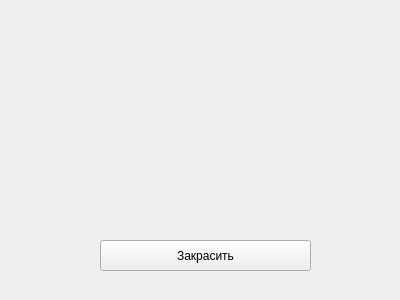
<?xml version="1.0" encoding="UTF-8"?>
<ui version="4.0">
 <class>Form</class>
 <widget class="QWidget" name="Form">
  <property name="geometry">
   <rect>
    <x>0</x>
    <y>0</y>
    <width>400</width>
    <height>300</height>
   </rect>
  </property>
  <property name="windowTitle">
   <string>Form</string>
  </property>
  <widget class="QPushButton" name="pushButton">
   <property name="geometry">
    <rect>
     <x>100</x>
     <y>240</y>
     <width>211</width>
     <height>31</height>
    </rect>
   </property>
   <property name="text">
    <string>Закрасить</string>
   </property>
  </widget>
  <widget class="QLabel" name="label">
   <property name="geometry">
    <rect>
     <x>90</x>
     <y>40</y>
     <width>231</width>
     <height>171</height>
    </rect>
   </property>
   <property name="text">
    <string/>
   </property>
  </widget>
 </widget>
 <resources/>
 <connections/>
</ui>
